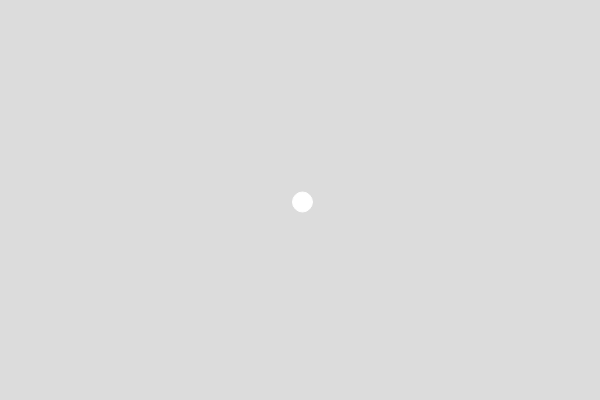
Frame 1 (no input)
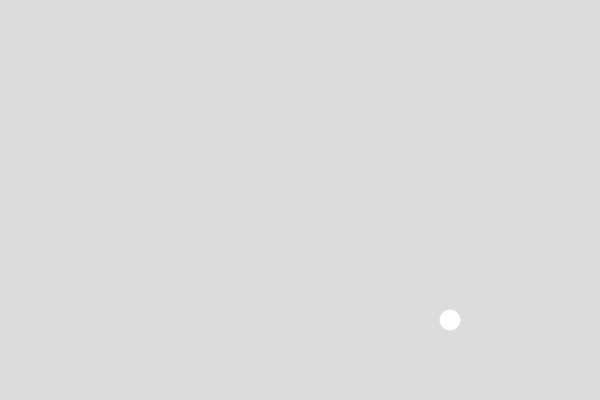
Frame 60 (no input)
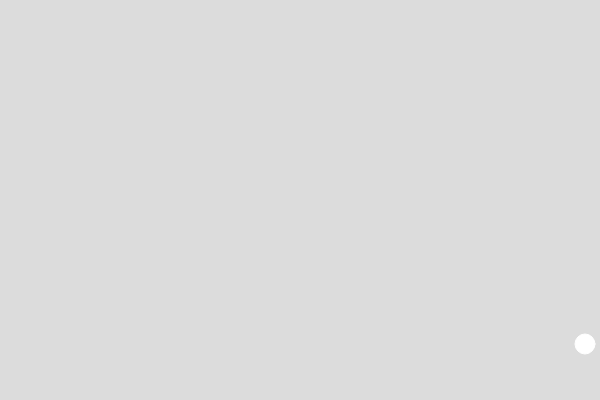
Frame 120 (the mouse pressed at the canvas centre since frame 60)

The p5.js sketch that drew these frames (run headless with seeded random() and noise() and a simulated clock; from frame 60 on, the mouse is pressed at the canvas centre):

// p5.js sketch
// ── sketch.js
let velocity = {x: 2.5, y: 2};
let ball;
let ballSize;

function setup() {
  createCanvas(600, 400);
  ball = new Vector(300, 200);
  ballSize = 20;
}

function draw() {
    background(220);

    ball.add(velocity);
    console.log(`${ball.x}, ${ball.y}`);

    stroke(255);
    circle(ball.x, ball.y, ballSize);

    if ((ball.x - ballSize + 10) < 0 || (ball.x + ballSize - 10) > width) {
        velocity.x *= -1; 
    }

    if ((ball.y - ballSize + 10) < 0 || (ball.y + ballSize - 10) > height) {
        velocity.y *= -1; 
    }
}

class Vector {
    constructor(x, y) {
        this.x = x;
        this.y = y;

    }

    add (vector) {
        this.x += vector.x;
        this.y += vector.y;
    }
}
